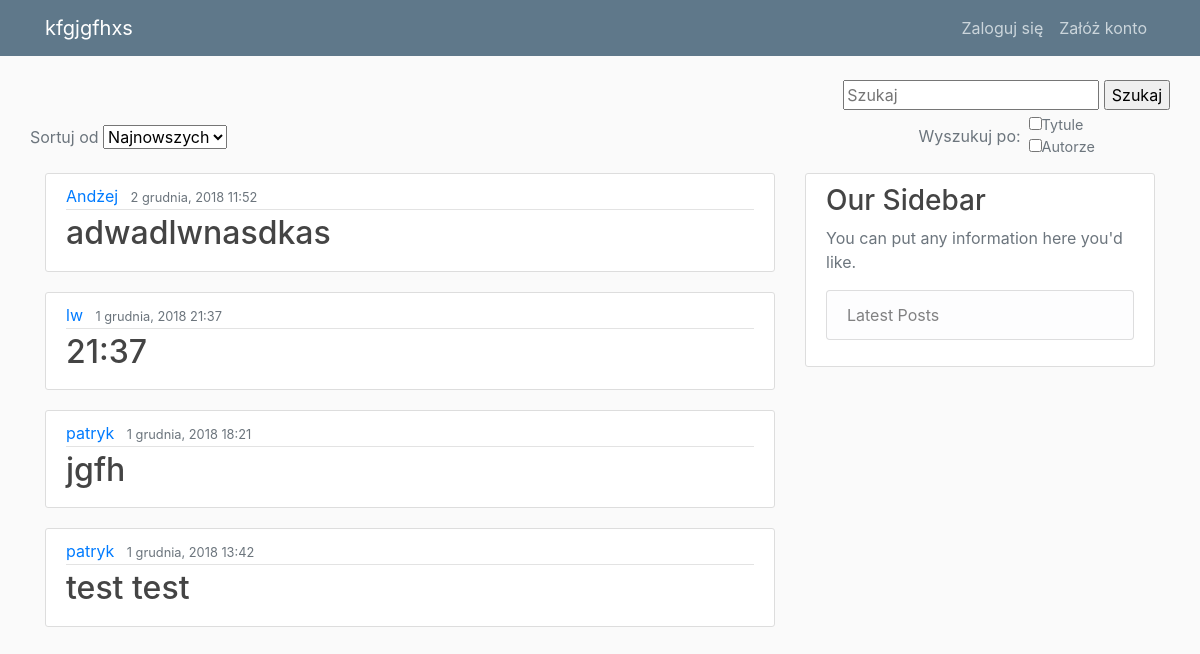
Before: / with the older database file.
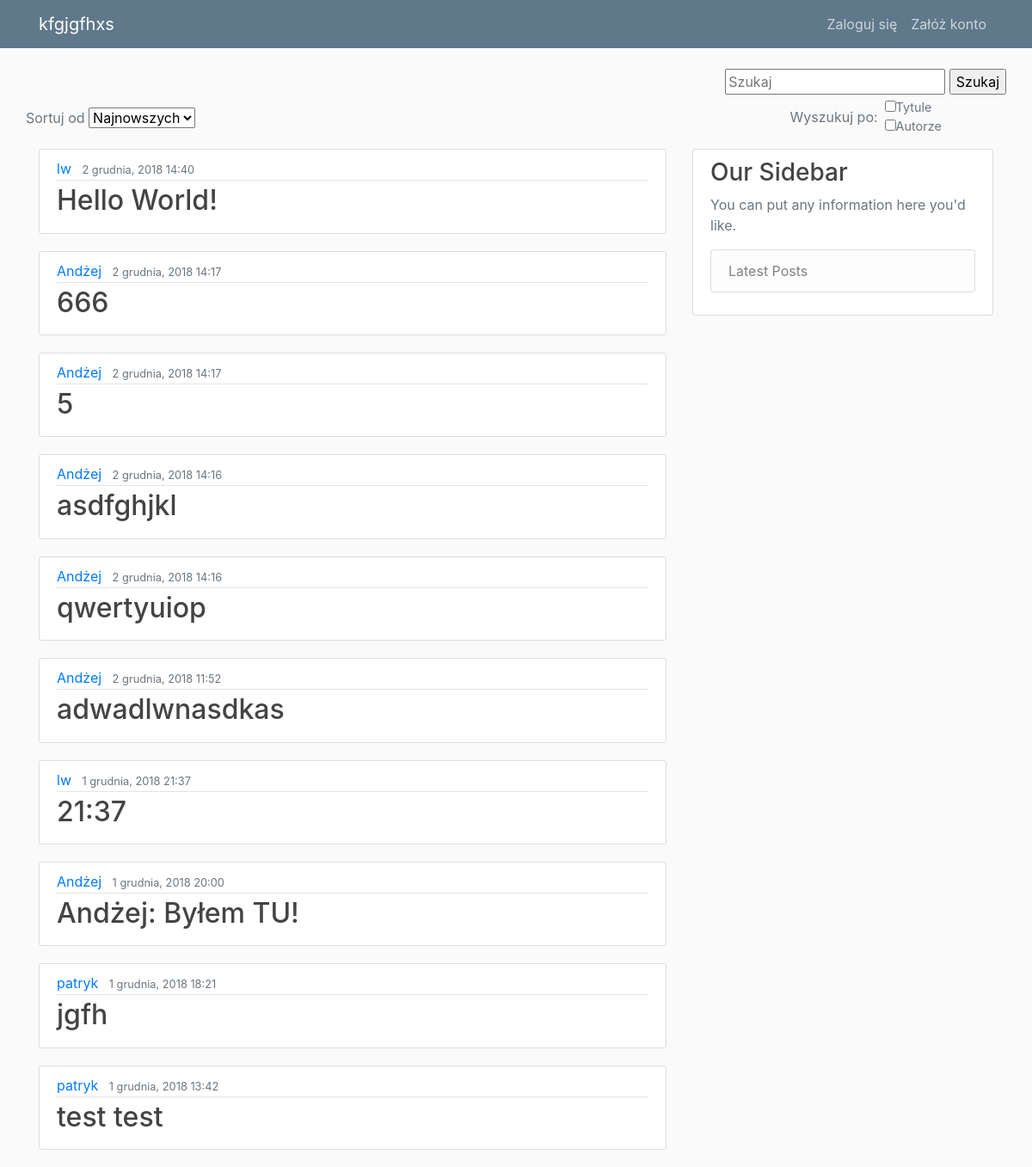
After: the same page with the newer database file.
### blog/models.py (models this page shows, shortened)
class Post(models.Model):
    title = models.CharField(max_length=100)
    content = models.TextField()
    date_posted = models.DateTimeField(default=timezone.now)
    author = models.ForeignKey(User, on_delete=models.CASCADE)
    class Meta:
        ordering = ['-date_posted']

### blog/views.py (the view, shortened to what this page needs)
# urls.py: path('', PostListView.as_view(), name='blog-home'),
class PostListView(ListView):
    model = Post
    template_name = 'blog/home.html'
    context_object_name = 'posts'
    ordering = ['-date_posted']
    def get(self, request, *args, **kwargs):
        self.form = SearchOptionsForm(request.GET)
        if self.form.is_valid() and self.form.cleaned_data.get('ascending_order') == 'true':
            self.ordering = ['date_posted']
        return super().get(request, *args, **kwargs)
    def get_queryset(self):
        query_set = Post.objects.all()
        if self.form.is_valid():
            request_params = self.form.cleaned_data
            pattern = request_params.get('search_pattern')
            by_title, by_author = request_params.get('search_title'), request_params.get('search_author')
        if not query_set:
            messages.info(self.request, 'No posts found')
        return query_set.order_by(self.ordering[0])
    def get_context_data(self, **kwargs):
        context = super().get_context_data(**kwargs)
        context['form'] = self.form
        return context

### blog/forms.py
class SearchOptionsForm(forms.Form):
    ascending_order = forms.ChoiceField(label='Sortuj od',
                                        choices = (('false', 'Najnowszych'), ('true', 'Najstarszych')),
                                        required=False)
    search_pattern = forms.CharField(widget=forms.TextInput(attrs={'placeholder': 'Szukaj'}), required=False)
    search_title = forms.BooleanField(required=False)
    search_author = forms.BooleanField(required=False)

### blog/templates/blog/home.html (shortened to what this page needs)
{% extends "blog/index.html" %}
{% block content %}
    {% for post in posts %}
        <article class="media content-section">
          <div class="media-body">
            <div class="article-metadata">
              <a class="mr-2" href="{% url 'users:user' post.author.id %}">{{ post.author }}</a>
              <small class="text-muted">{{ post.date_posted | date:"j E, Y G:i" }}</small>
            </div>
            <h2><a class="article-title" href="{% url 'post-detail' post.id %}">{{ post.title }}</a></h2>
          </div>
        </article>
    {% endfor %}
{% endblock content %}
{% block options %}
<form action="{% url 'blog-home' %}" method="GET" id="sorting_form">
<div class="row d-flex justify-content-between align-items-end mb-3">
    <div>
      <label class="text-muted" for="{{ form.ascending_order.id_for_label }}">{{ form.ascending_order.label }}</label>
      {{ form.ascending_order }}
    </div>
    <div>
      {{ form.search_pattern }}
      <input type="submit" value="Szukaj"><br>
      <div class="d-flex flex-nowrap justify-content-center align-items-center mt-1 text-muted">
        <div class="pr-2">Wyszukuj po:</div>
        <div class="font-search">
          {{ form.search_title }}Tytule<br>
          {{ form.search_author }}Autorze
        </div>
      </div>
    </div>
</div>
</form>
{% endblock options %}

### blog/templates/blog/index.html (shortened to what this page needs)
{% load static %}
<!DOCTYPE html>
<html>
<head>
    <link rel="stylesheet" href="https://maxcdn.bootstrapcdn.com/bootstrap/4.0.0/css/bootstrap.min.css">
    <link rel="stylesheet" type="text/css" href="{% static 'blog/main.css' %}">
</head>
<body>
    <header class="site-header">
      <nav class="navbar navbar-expand-md navbar-dark bg-steel fixed-top">
        <div class="container">
          <a class="navbar-brand mr-4" href="{% url 'blog-home' %}">kfgjgfhxs</a>
          <div class="collapse navbar-collapse" id="navbarToggle">
            <div class="navbar-nav align-items-center">
              {% if user.is_authenticated %}
                <span class="logged-in-user-info mx-2">Jesteś zalogowany jako {{ user.username }}</span>
                <a class="nav-item nav-link" href="{% url 'post-create' %}">Dodaj</a>
                <a class="nav-item nav-link" href="{% url 'logout' %}">Wyloguj się</a>
              {% else %}
                <a class="nav-item nav-link" href="{% url 'login' %}">Zaloguj się</a>
                <a class="nav-item nav-link" href="{% url 'register' %}">Załóż konto</a>
              {% endif %}
            </div>
          </div>
        </div>
      </nav>
    </header>
    <main role="main" class="container">
      {% block options %}{% endblock %}
      <div class="row">
        <div class="col-md-8">
          {% block content %}{% endblock %}
        </div>
        <div class="col-md-4">
          <div class="content-section">
            <h3>Our Sidebar</h3>
            <p class='text-muted'>You can put any information here you'd like.
              <ul class="list-group">
                <li class="list-group-item list-group-item-light">Latest Posts</li>
              </ul>
            </p>
          </div>
        </div>
      </div>
    </main>
</body>
</html>

### blog/static/blog/main.css (style rules this page uses)
body { background: #fafafa; color: #333333; margin-top: 5rem; }
h1, h2, h3, h4, h5, h6 { color: #444444; }
ul { margin: 0; }
.bg-steel { background-color: #5f788a; }
.site-header .navbar-nav .nav-link { color: #cbd5db; }
.content-section { background: #ffffff; padding: 10px 20px; border: 1px solid #dddddd; border-radius: 3px; margin-bottom: 20px; }
.article-title { color: #444444; }
.article-metadata { padding-bottom: 1px; margin-bottom: 4px; border-bottom: 1px solid #e3e3e3 }
.font-search { font-size: 0.9em; }

Changed rows visible on the page:
added Post: author "lw", date_posted "2 grudnia, 2018 14:40", title "Hello World!"
added Post: author "Andżej", date_posted "2 grudnia, 2018 14:17", title "666"
added Post: author "Andżej", date_posted "2 grudnia, 2018 14:17", title "5"
added Post: author "Andżej", date_posted "2 grudnia, 2018 14:16", title "asdfghjkl"
added Post: author "Andżej", date_posted "2 grudnia, 2018 14:16", title "qwertyuiop"
added Post: author "Andżej", date_posted "1 grudnia, 2018 20:00", title "Andżej: Byłem TU!"
